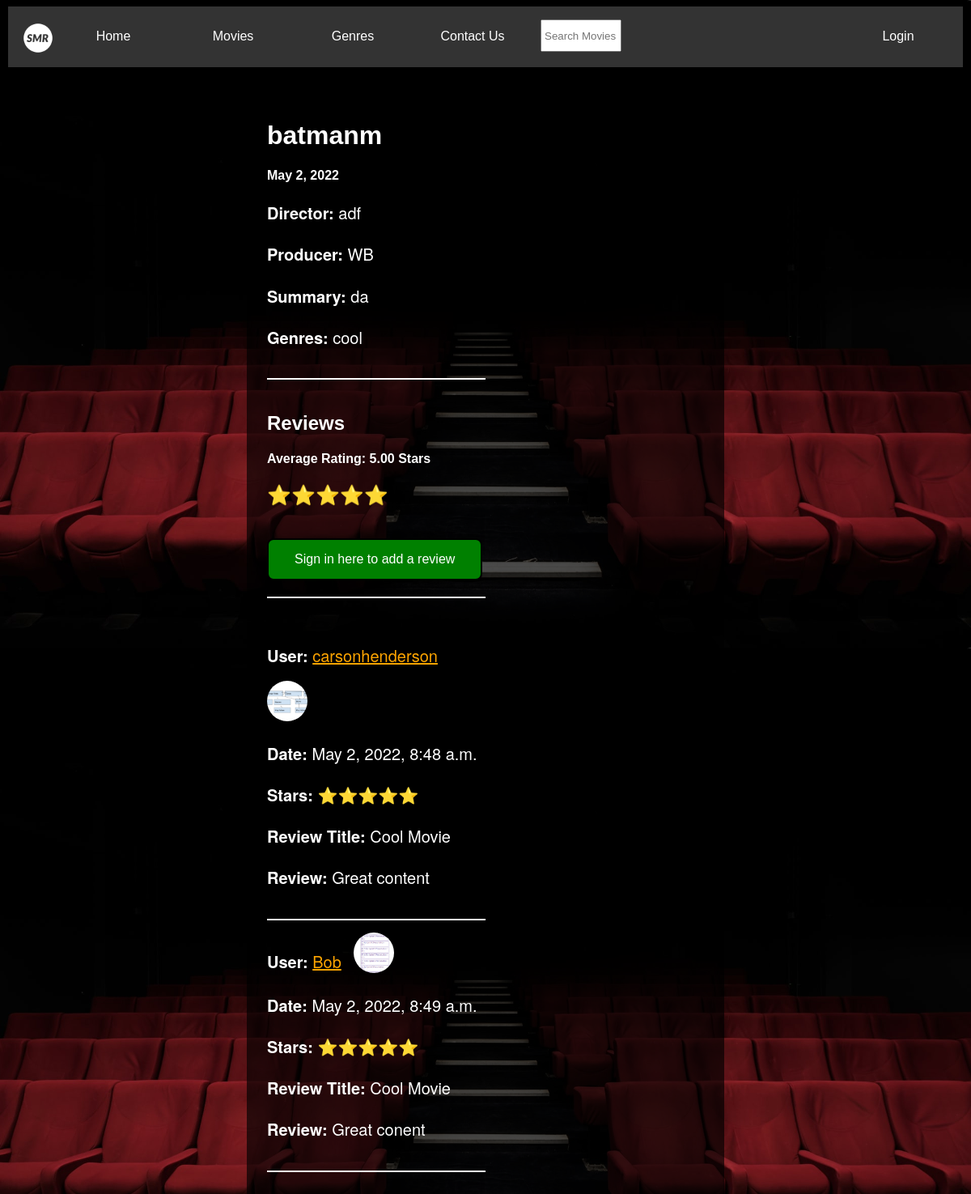
/movie/1, run on the app's committed database.
### movie/models.py (models this page shows, shortened)
class Movie(models.Model):
    title = models.CharField(max_length=200, validators=[validate_is_profane])
    date = models.DateField(default=date.today)
    producer = models.CharField(max_length=200, validators=[validate_is_profane])
    director = models.CharField(max_length=200, validators=[validate_is_profane])
    summary = models.TextField(max_length=1000, validators=[validate_is_profane], help_text='Enter a brief description of the movie')
    genre = models.ManyToManyField(Genre, help_text='Select a genre for this movie')
    favorites = models.ManyToManyField(User, related_name='favorite', default=None, blank=True)
    def display_genre(self):
        return ', '.join(genre.name for genre in self.genre.all()[:3])
    display_genre.short_description = 'Genre'

class Genre(models.Model):
    name = models.CharField(max_length=200, help_text='Enter a movie genre.')

class Review(models.Model):
    title = models.CharField(max_length=200, validators=[validate_is_profane])
    content = models.TextField(blank=True, null=True, validators=[validate_is_profane])
    stars = models.IntegerField(validators=[
            MaxValueValidator(5),
            MinValueValidator(1),
        ])
    movie = models.ForeignKey(Movie, on_delete=models.CASCADE, related_name='reviews', related_query_name='review')
    user = models.ForeignKey(User, on_delete=models.CASCADE, related_name='reviews', related_query_name='review')
    created_date = models.DateTimeField(default=timezone.now)
    updated_date = models.DateTimeField(auto_now_add=True)

class Profile(models.Model):
    user = models.OneToOneField(User, null=True, on_delete=models.CASCADE, unique=True)
    bio = models.TextField(max_length=500, validators=[validate_is_profane], null=True, blank=True)
    image = models.ImageField(upload_to="movie/static/images/profile", default="movie/static/images/profile/default.png", null=True)
    websiteurl = models.TextField(validators=[URLValidator()], max_length=100, null=True, blank=True)
    twitterurl = models.TextField(validators=[URLValidator()], max_length=100, null=True, blank=True)
    instagramurl = models.TextField(validators=[URLValidator()], max_length=100, null=True, blank=True)
    facebookurl = models.TextField(validators=[URLValidator()], max_length=100, null=True, blank=True)
    private = models.BooleanField(default=True)

### movie/views.py (the view)
# urls.py: path('movie/<int:pk>', views.movie_detail, name='movie_detail'),
def movie_detail(request, pk):
    movie = get_object_or_404(Movie, pk=pk)
    favorite = bool
    if movie.favorites.filter(id=request.user.id).exists():
        favorite = True
    sumstars = \
        Review.objects.filter(movie=pk).aggregate(Sum('stars'))
    countstars = \
        Review.objects.filter(movie=pk).aggregate(Count('stars'))
    return render(request, 'website/movie_detail.html',
                  {'movie': movie, 'sumstars': sumstars, 'countstars': countstars, 'favorite': favorite})

### movie/templates/website/movie_detail.html (shortened to what this page needs)
{% extends 'website/base.html' %}
{% load mathfilters %}
{% load static %}
{% load index %}
{% block content %}
    <body>
    <div class="profilewrapper">
    <div class="moviedetailwrapper">
  {% if movie %}
  <div class="review">
  <h1>{{ movie.title }}</h1>
  <h4>{{ movie.date }}</h4>
      <p class="reviewp"><strong>Director:</strong> {{ movie.director }}</p>
      <p class="reviewp"><strong>Producer:</strong> {{ movie.producer }}</p>
      <p class="reviewp"><strong>Summary:</strong> {{ movie.summary }}</p>
      <p class="reviewp"><strong>Genres:</strong>
      {% for genre in movie.genre.all %}
          {% if movie.genre.count == 1 %}
              {{ genre.name }}
          {% elif forloop.last %}
              {{ genre.name }}
          {% else %}
              {{ genre.name }},
          {% endif %}
      {% endfor %}
      </p>
      <div style="width: 100%; border-bottom: #FFFFFF 2px solid; padding-top: 20px"></div>
      </div>
      {% else %}
      <p>This movie does not exist.</p>
    {% endif %}
  <h2>Reviews</h2>
    {% if countstars.stars__count >= 1 %}
    <h4>Average Rating: {{ sumstars.stars__sum|div:countstars.stars__count|floatformat:2 }} Stars</h4>
        <div style="padding-bottom: 20px">
     {% with stars=sumstars.stars__sum|div:countstars.stars__count|floatformat:0 %}
        {% if stars == "5" %}
            <h2>⭐️️⭐️️⭐️️⭐️️⭐️️</h2>
        {% elif stars == "4" %}
            <h2>⭐️️⭐️️⭐️️⭐️️</h2>
        {% elif stars == "3" %}
            <h2>⭐️️⭐️️⭐️️</h2>
        {% elif stars == "2" %}
            <h2>⭐️️⭐️️</h2>
        {% elif stars == "1" %}
            <h2>⭐️️️</h2>
         {% endif %}
         </div>
     {% endwith %}
    {% else %}
    <h4>Average Rating: There are no ratings yet.</h4>
    {% endif %}
    {% if user.is_authenticated %}
        <a href="{% url 'movie-review:review_new' pk=movie.pk %}"><span class="buttonadd">Add Review</span></a>
    {% else %}
        <a href={% url 'login' %}><span class="buttonadd">Sign in here to add a review</span></a>
    {% endif %}
    <div style="width: 50%; border-bottom: #FFFFFF 2px solid; padding-top: 20px;"></div>
    <div class="review">
    {% for review in movie.reviews.all %}
        {% if review.user == user %}
                <div class="reviewwrapper">
                    {% if review.user.profile %}
                    <p class="reviewuser"><strong>User: </strong><a href="{% url "movie-review:profile_detail" pk=review.user.profile.pk %}">{{ review.user }}</a></p><div class="reviewprofilepic"><img alt="Profile Picture" src="{{ review.user.profile.image.url }}" style="width: 50px; height: 50px; border-radius: 50%; object-fit: cover; overflow: hidden;"></div></div>
                    {% else %}
                        <p class="reviewp"><strong>User: </strong>{{ review.user }}</p></div>
                    {% endif %}
                <p class="reviewp"><strong>Date: </strong>{{ review.created_date }}</p>
                    {% with stars=review.stars|slugify %}
                            {% if stars == "5" %}
                                <p class="reviewp"><strong>Stars:</strong> ⭐️️⭐️️⭐️️⭐️️⭐️️</p>
                            {% elif stars == "4" %}
                                <p class="reviewp"><strong>Stars:</strong> ⭐️️⭐️️⭐️️⭐️️</p>
                            {% elif stars == "3" %}
                            <p class="reviewp"><strong>Stars:</strong> ⭐️️⭐️️⭐️️</p>
                            {% elif stars == "2" %}
                            <p class="reviewp"><strong>Stars:</strong> ⭐️️⭐️️</p>
                            {% elif stars == "1" %}
                                <p class="reviewp"><strong>Stars:</strong> ⭐️️️</p>
                         {% endif %}
                     {% endwith %}
                <p class="reviewp"><strong>Review Title: </strong>{{ review.title }}</p>
                <p class="reviewp"><strong>Review: </strong>{{ review.content }}</p>
                <a href="{% url 'movie-review:review_edit' pk=review.pk %}"><span class="buttonedit">Edit Review</span></a>
                <a href="{% url 'movie-review:review_delete' pk=review.pk %}"><span class="buttondelete">Delete Review</span></a>
                <div style="width: 100%; border-bottom: #FFFFFF 2px solid; padding-top: 20px"></div>
            {% else %}
            <div class="reviewwrapper">
                {% if review.user.profile %}
                <p class="reviewuser"><strong>User: </strong><a href="{% url "movie-review:profile_detail" pk=review.user.profile.pk%}">{{ review.user }}</a></p><div class="reviewprofilepic"><img alt="Profile Picture" src="{{ review.user.profile.image.url }}" style="width: 50px; height: 50px; border-radius: 50%; object-fit: cover; overflow: hidden;"></div></div>
                {% else %}
                    <p class="reviewp"><strong>User: </strong>{{ review.user }}</p></div>
                {% endif %}
                <p class="reviewp"><strong>Date: </strong>{{ review.created_date }}</p>
                {% with stars=review.stars|slugify %}
                        {% if stars == "5" %}
                            <p class="reviewp"><strong>Stars:</strong> ⭐️️⭐️️⭐️️⭐️️⭐️️</p>
                        {% elif stars == "4" %}
                            <p class="reviewp"><strong>Stars:</strong> ⭐️️⭐️️⭐️️⭐️️</p>
                        {% elif stars == "3" %}
                        <p class="reviewp"><strong>Stars:</strong> ⭐️️⭐️️⭐️️</p>
                        {% elif stars == "2" %}
                        <p class="reviewp"><strong>Stars:</strong> ⭐️️⭐️️</p>
                        {% elif stars == "1" %}
                        <p class="reviewp"><strong>Stars:</strong> ⭐️️️</p>
                     {% endif %}
                 {% endwith %}
            <p class="reviewp"><strong>Review Title: </strong>{{ review.title }}</p>
            <p class="reviewp"><strong>Review: </strong>{{ review.content }}</p>
            <div style="width: 100%; border-bottom: #FFFFFF 2px solid; padding-top: 20px"></div>
        {% endif %}
        <div>
    {% endfor %}
{% endblock %}

### movie/static/base/styles.css (style rules this page uses)
.review { margin-right: 50%; overflow: auto; overflow-wrap: break-word; padding-top: 20px; padding-bottom: 20px; color: white; }
.reviewp { font-size: 20px; margin-right: 0%; }
.reviewwrapper { margin-top: 15px; margin-bottom: 15px; }
.reviewuser { font-size: 20px; padding-right: 15px; float: left; display:inline-block; }
.reviewprofilepic { display: inline-block; width:50px; height:50px; top: 50%; position: relative; }
.profilewrapper { margin-left: 25%; margin-right: 25%; background-color: rgba(0, 0, 0, 66%); }
.buttonadd { background-color: green; border: black 2px solid; color: white; padding: 15px 32px; text-align: center; text-decoration: none; display: inline-block; font-size: 16px; transition-duration: 0.3s; border-radius: 8px; }
p { color: #FFFFFF; font-family: "Helvetica Neue", Arial, sans-serif; font-size: 16px; font-weight: 300; line-height: 1.5625; margin-bottom: 15px; }
body { background-image: url("backgroundimage/theater.jpg"); background-repeat: repeat; background-size: 100% auto; background-color: black; font-family: sans-serif; margin-left:10px; margin-right: 10px; }
h1 { color: #FFFFFF; }
h2 { color: #FFFFFF; }
a { color: orange; }
h4 { color: #FFFFFF; }
.moviedetailwrapper { padding: 25px; }

### data on the page
Movie: title "batmanm", date "May 2, 2022", director "adf", producer "WB", summary "da"
Genre: name "cool"
Review: user "carsonhenderson", user.profile.image (picture), created_date "May 2, 2022, 8:48 a.m.", title "Cool Movie", content "Great content"
Review: user "Bob", user.profile.image (picture), created_date "May 2, 2022, 8:49 a.m.", title "Cool Movie", content "Great conent"

### other printed values
{{ sumstars.stars__sum|div:countstars.stars__count|floatformat:2 }} "5.00"
